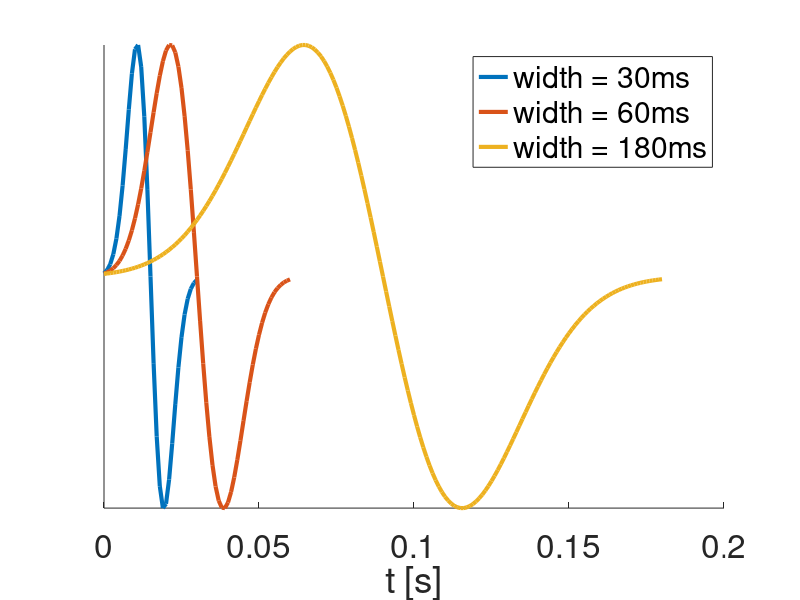
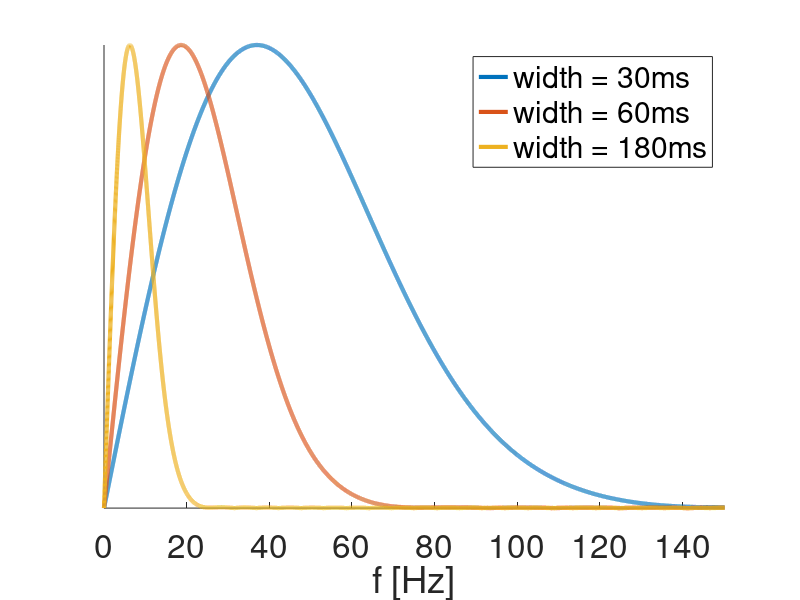

Recreate these plots in MATLAB, in order.
clear;
clc;

plot_legends = {'width = 30ms','width = 60ms','width = 180ms'};

sampling_freq = 1000;
pattern_width_sec = [30e-3, 60e-3, 180e-3];

pattern_coeffs = cell(1,numel(pattern_width_sec));
padded_coeffs = cell(1,numel(pattern_width_sec));

t = cell(1,numel(pattern_width_sec));
f = cell(1,numel(pattern_width_sec));
pattern_coeffs_fft = cell(1,numel(pattern_width_sec));

for ii = 1:numel(pattern_width_sec)
    pattern_size = 2*round(pattern_width_sec(ii)/2*sampling_freq)+1;

    first_pattern_coeffs = diff(gausswin(pattern_size+1)) .* gausswin(pattern_size);
    first_pattern_coeffs = first_pattern_coeffs / max(abs(first_pattern_coeffs));
    pattern_coeffs{ii} = first_pattern_coeffs;
    
    padded_coeffs{ii} = padarray(first_pattern_coeffs, 50000);
    t{ii} = linspace(0,pattern_width_sec(ii),numel(pattern_coeffs{ii}));
    
    L = numel(padded_coeffs{ii});
    y = fft(padded_coeffs{ii});
    P2 = abs(y) * 2/L;
    P1 = P2(1:L/2+1);
    P1(2:end-1) = 2 * P1(2:end-1);
    pattern_coeffs_fft{ii} = P1 / max(abs(P1)); 
    f{ii} = sampling_freq * (0:(L/2))/L;
end

% Ploteo de patrones por un lado
figure(1);

for ii = 1:numel(pattern_width_sec)
    plot(t{ii},pattern_coeffs{ii},'LineWidth',3);
    hold on;
end

box off;
legend(plot_legends);
xlabel('t [s]');
set(gca,'YTick',[]);
set(gca,'FontSize',24);

% Ploteo de respuesta en frecuencia por otro
figure(2);

for ii = 1:numel(pattern_width_sec)
    plot(f{ii},pattern_coeffs_fft{ii},'LineWidth',3);
    hold on;
end

xlim([0 150]);
box off;
legend(plot_legends);
xlabel('f [Hz]');
set(gca,'YTick',[]);
set(gca,'FontSize',24);